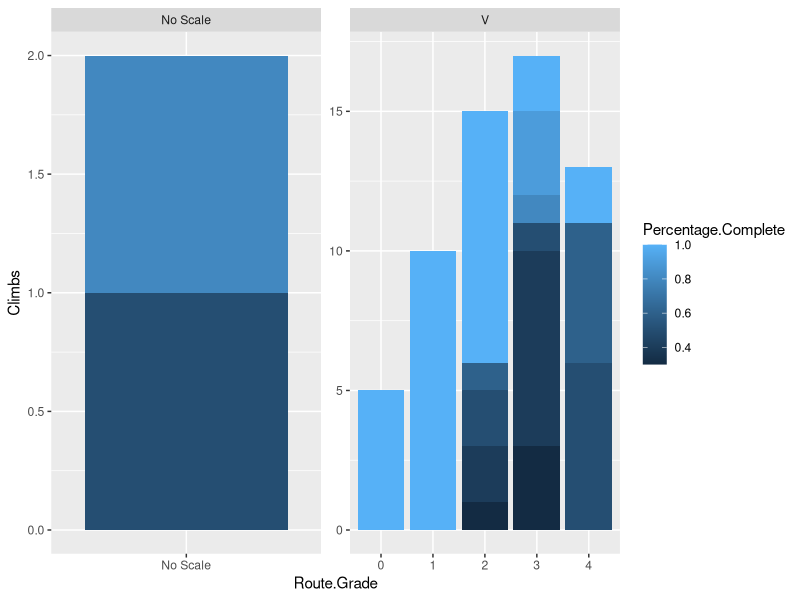

The R source for this figure:
require("dplyr")
require("ggplot2")
climbs <- read.csv("ClimbTracker.csv", header=T, sep=",", as.is=T)

climbs$Percentage.Complete <- climbs$Percentage.Complete / 10
climbs$Date <- format(strptime(climbs$Timestamp, format = "%m/%d/%Y %H:%M:%S", tz="PST"), "%Y-%m-%d")
head(climbs)

#Climbs per session
climbs_per_session <- {climbs %>%
  group_by(Date) %>%
  summarize(
    Climbs = n(),
    Sends = sum(ifelse(Percentage.Complete == 1.0, 1, 0))
    )}

climbs_per_vgrade <-
{subset(climbs, Route.Scale == 'V') %>%
    group_by(Route.Grade) %>%
    summarize(
      Climbs = n(),
      Sends = sum(ifelse(Percentage.Complete == 1.0, 1, 0))
    )}

climbs_per_gym <- {climbs %>%
    group_by(Route.Location) %>%
    summarize(
      Climbs = n(),
      Sends = sum(ifelse(Percentage.Complete == 1.0, 1, 0))
    )}

climbs_per_wall <- {climbs %>%
    group_by(Wall.Type) %>%
    summarize(
      Climbs = n(),
      Sends = sum(ifelse(Percentage.Complete == 1.0, 1, 0))
    )}

success_fail_spot <- {climbs %>%
    group_by(Percentage.Complete) %>%
    summarize(
      Climbs = n()
    )}

success_fail_by_grade <- {climbs %>%
    group_by(Route.Scale, Route.Grade, Percentage.Complete) %>%
    summarize(
      Climbs = n()
    )}

ggplot(data = success_fail_by_grade, aes(x = Route.Grade, y=Climbs, fill=Percentage.Complete)) + geom_bar(stat="identity") + facet_wrap("Route.Scale", scale="free")